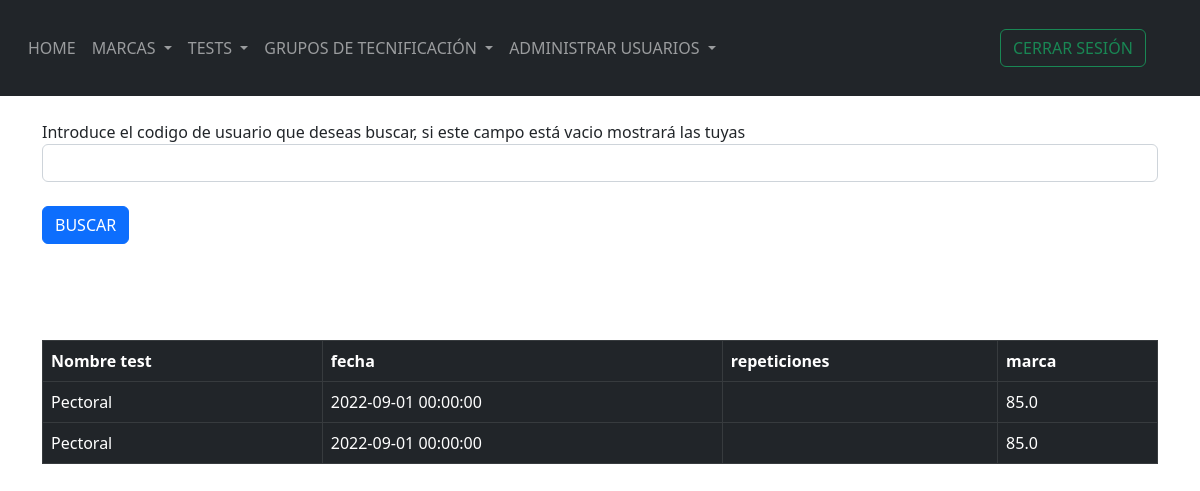
The page /view_all_test (signed in) on the database as committed earlier.
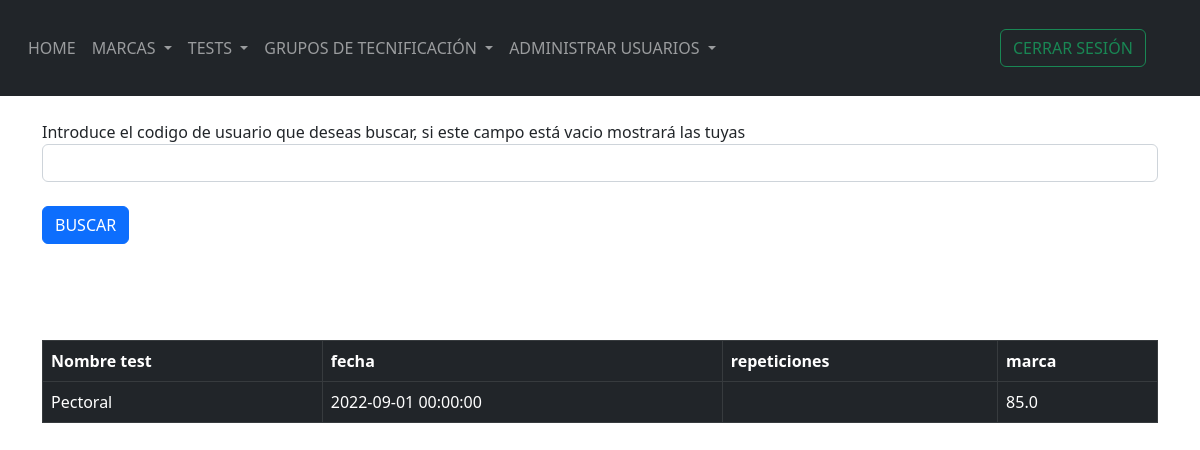
The same page on the database as committed later.
### webside/models/User.py (models this page shows)
class test(db.Model):
    id = db.Column(db.Integer, primary_key=True)
    test_name = db.Column(db.String(10000))
    repeticiones = db.Column(db.Integer)
    mark = db.Column(db.Float)
    date = db.Column(db.DateTime(timezone=True), default=func.now())
    user_id = db.Column(db.Integer, db.ForeignKey('user_register.id'))

### webside/views.py (the view)
@views.route('/view_all_test', methods=['POST', 'GET'])
@login_required
def view_all_test():
    if request.method == 'POST':
            id = request.form.get('cod_usuario')
            all_marks = test.query.filter_by(user_id = id).all()
            return render_template("view_all_test.html", User_register=current_user, marks = all_marks)
    all_marks = test.query.filter_by(user_id = current_user.id).all()
    return render_template("view_all_test.html", User_register=current_user, marks = all_marks)

### webside/__init__.py (called while the page is built)
def create_app():
    app = Flask(__name__)
    app.config['SECRET_KEY'] = 'MdLr37P.'
    app.config['SQLALCHEMY_DATABASE_URI'] = f'sqlite:///{DB_NAME}'
    app.config['PERMANENT_SESSION_LIFETIME'] =  timedelta(minutes=5)
    db.init_app(app)
    from .views import  views
    app.register_blueprint(views, url_prefix= '/')
    create_database(app)
    from .models.User import User_register
    login_manager = LoginManager()
    login_manager.login_view = 'views.home'
    login_manager.init_app(app)
    @login_manager.user_loader
    def load_user(id):
        return User_register.query.get(int(id))
    return app

### webside/templates/view_all_test.html (shortened to what this page needs)
{% extends "base.html" %}{% block title %} Test {% endblock %} {% block content%}
<!DOCTYPE html>
<html>
    <body>
        {% if User_register.admin %}
        <form  method = "POST" >
            <br>
            <label for="mark" id="informacion" name="informacion">Introduce el codigo de usuario que deseas buscar, si este campo está vacio mostrará las tuyas</label>
            <input type="text" class="form-control" id = "cod_usuario" name = "cod_usuario" />
            <br>
            <button class="btn btn-primary"> BUSCAR </button>
            <br>        <br><br>
        </form>
        {% endif %}
        <br><br>
        <table class="table table-bordered table-dark" >
            <tr>
            <th>Nombre test</th>
            <th>fecha</th>
            <th>repeticiones</th>
            <th>marca</th>
            </tr>
            {% for x in marks  %}
            <tr>
                <td>{{x.test_name}} </td>
                <td>{{x.date}}</td>
                <td>{{x.repetition}}</td>
                <td>{{x.mark}}</td>
            </tr>
            {% endfor %}
        </table>
        <br><br>
    </body>
</html>
{% endblock %}

### webside/templates/base.html (shortened to what this page needs)
<!DOCTYPE html>
<html>
  <head>
    <link
    href="https://cdn.jsdelivr.net/npm/bootstrap@5.2.0/dist/css/bootstrap.min.css"
    rel="stylesheet"
    />
    <link rel="stylesheet" type="text/css" href="https://cdn.jsdelivr.net/npm/daterangepicker/daterangepicker.css" />
  </head>
  <body>
    <nav class="navbar navbar-expand-lg navbar-dark bg-dark" id="menuPrincipal" >
      <div class="col-xs-20 col-sm-10 col-md-10" id="navbar" style="padding: 20px;">
        <div class="navbar-nav">
          {% if User_register.is_authenticated %}
          <a class="nav-link "  href="/"  role="button"  aria-haspopup="true" aria-expanded="false">
            HOME
          </a>
          <li class="nav-item dropdown">
            <a class="nav-link dropdown-toggle" href="#"  role="button" data-toggle="dropdown" aria-haspopup="true" aria-expanded="false">
              MARCAS
            </a>
          </li>
          <li class="nav-item dropdown">
            <a class="nav-link dropdown-toggle" href="#" role="button" data-toggle="dropdown" aria-haspopup="true" aria-expanded="false">
              TESTS
            </a>
          </li>
          {% if User_register.admin %}
          <li class="nav-item dropdown">
            <a class="nav-link dropdown-toggle" href="#" role="button" data-toggle="dropdown" aria-haspopup="true" aria-expanded="false">
              GRUPOS DE TECNIFICACIÓN
            </a>
          </li>
          <li class="nav-item dropdown">
            <a class="nav-link dropdown-toggle" href="#" role="button" data-toggle="dropdown" aria-haspopup="true" aria-expanded="false">
              ADMINISTRAR USUARIOS
            </a>
          </li>
        </div>
      </div>
          {% endif %}
            <div class="navbar-collapse collapse w-100 order-3 dual-collapse2">
              <ul class="navbar-nav ml-auto">
                <li class="nav-item">
                  <a class="btn btn-outline-success my-2 my-sm-0"  id="logout" href="/logout" >CERRAR SESIÓN</a>
                </li>
                </ul>
            </div>
          {% endif %}
    </nav>
    <div class="container">{% block content %} {% endblock %}</div>
  </body>
</html>

Rows that differ between the two databases and show on the page:
removed test: test_name "Pectoral", date "2022-09-01 00:00:00", mark "85.0"
